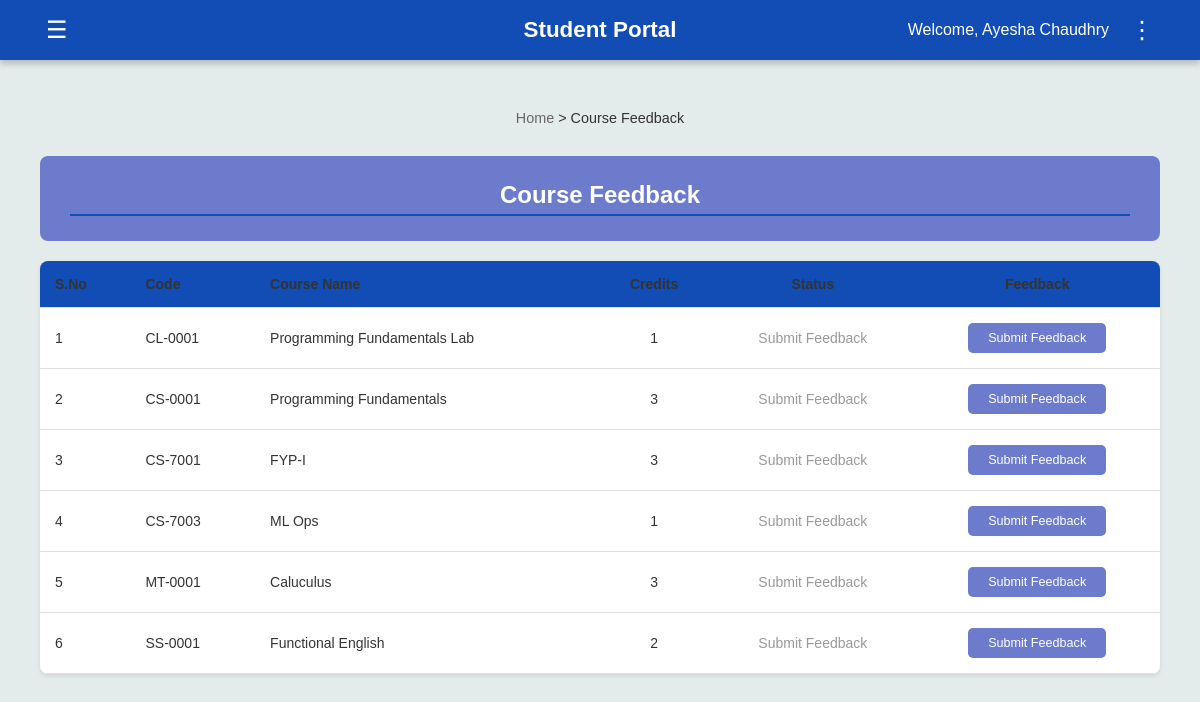
The app's page /student/feedback (signed in) with its own data.
### tables this page shows
CREATE TABLE students (
        Roll_No TEXT PRIMARY KEY,
        Name TEXT,
        Gender TEXT,
        DOB TEXT,
        CNIC TEXT,
        Email TEXT,
        Mobile_No TEXT,
        Current_Address TEXT,
        Permanent_Address TEXT,
        Home_Phone TEXT,
        Postal_Code TEXT,
        Password TEXT
    );

CREATE TABLE teachers (
            Teacher_ID TEXT PRIMARY KEY,
            Name TEXT,
            Gender TEXT,
            DOB TEXT,
            CNIC TEXT,
            Email TEXT,
            Mobile_No TEXT,
            Current_Address TEXT,
            Permanent_Address TEXT,
            Home_Phone TEXT,
            Postal_Code TEXT,
            Department TEXT,
            Course_Code TEXT,
            Course_Name TEXT
        );

### app.py (the view)
@app.route('/student/feedback', methods=['GET'])
def student_feedback_form():
    if 'user' not in session:
        flash('Please login as student', 'error')
        return redirect(url_for('student_login'))
    roll_no = session['user']
    conn = sqlite3.connect('flake.db')
    conn.row_factory = sqlite3.Row
    cur = conn.cursor()
    cur.execute("""
        SELECT Roll_No, Name
        FROM students
        WHERE Roll_No = ?
    """, (roll_no,))
    student = cur.fetchone()
    if not student:
        conn.close()
        flash("Student not found!", "danger")
        return redirect(url_for('student_home'))
    cur.execute("""
        SELECT DISTINCT
               e.Course_Code,
               c.Course_Name,
               c.Credit_Hr,
               t.Teacher_ID,
               t.Name AS Teacher_Name,
               CASE
                    WHEN f.id IS NOT NULL THEN 'Feedback Submitted'
                    ELSE 'Submit Feedback'
               END AS Status
        FROM enrollments e
        JOIN courses c ON e.Course_Code = c.Course_Code
        LEFT JOIN teacher_courses tc ON c.Course_Code = tc.Course_Code
        LEFT JOIN teachers t ON tc.Teacher_ID = t.Teacher_ID
        LEFT JOIN feedback f ON e.Roll_No = f.Roll_No AND e.Course_Code = f.Course_Code
        WHERE e.Roll_No = ?
        GROUP BY e.Course_Code
    """, (roll_no,))
    courses = cur.fetchall()
    conn.close()
    return render_template('student_feedback_list.html', courses=courses)

### templates/student_feedback_list.html (shortened to what this page needs)
<!DOCTYPE html>
<html lang="en">
  <head>
    <link rel="stylesheet" href="{{ url_for('static', filename='portal_template.css') }}" />
    <link rel="stylesheet" href="{{ url_for('static', filename='feedback_styles.css') }}" />
    <link rel="stylesheet" href="https://cdnjs.cloudflare.com/ajax/libs/font-awesome/6.5.0/css/all.min.css" />
  </head>
  <body>
    <header>
      <button class="left-btn" id="menuToggle">&#9776;</button>
      <h1 class="portal-title"><b>Student Portal</b></h1>
      <div class="user-info">
        <span>Welcome, {{ session.get('user_name', 'Student') }}</span>
        <button class="options-btn" id="optionsToggle">&#8942;</button>
      </div>
    </header>
    <main>
      <div class="breadcrumb">
        <span style="color: #666;">Home</span> > <span style="color: #333;">Course Feedback</span>
      </div>
      <div class="page-header">
        <h2>Course Feedback</h2>
      </div>
      <div class="table-container">
        <table>
          <thead>
            <tr>
              <th>S.No</th>
              <th>Code</th>
              <th>Course Name</th>
              <th style="text-align: center;">Credits</th>
              <th style="text-align: center;">Status</th>
              <th style="text-align: center;">Feedback</th>
            </tr>
          </thead>
          <tbody>
            {% if courses %}
              {% for course in courses %}
              <tr>
                <td>{{ loop.index }}</td>
                <td>{{ course.Course_Code }}</td>
                <td>{{ course.Course_Name }}</td>
                <td style="text-align: center;">{{ course.Credit_Hr }}</td>
                <td style="text-align: center;">
                  {% if course.Status == 'Feedback Submitted' %}
                    <span class="status-submitted">{{ course.Status }}</span>
                  {% else %}
                    <span class="status-pending">{{ course.Status }}</span>
                  {% endif %}
                </td>
                <td style="text-align: center;">
                  {% if course.Status == 'Submit Feedback' %}
                    <a href="{{ url_for('student_feedback_form_detail', course_code=course.Course_Code) }}"
                          class="btn btn-primary">
                          Submit Feedback
                    </a>
                  {% else %}
                    <span class="status-submitted">✓ Submitted</span>
                  {% endif %}
                </td>
              </tr>
              {% endfor %}
            {% else %}
              <tr>
                <td colspan="6" style="padding: 40px; text-align: center; color: #999;">
                  No courses available for feedback
                </td>
              </tr>
            {% endif %}
          </tbody>
        </table>
      </div>
    </main>
  </body>
</html>

### static/portal_template.css (style rules this page uses)
body { margin: 0; font-family: Arial, Helvetica, sans-serif; background-color: #E4EBEB; color: #333; }
header { background-color: #124DB5; display: flex; justify-content: space-between; align-items: center; padding: 15px 40px; color: white; box-shadow: 0 4px 6px rgba(0,0,0,0.2); position: relative; }
.left-btn, .options-btn { background: none; border: none; color: white; font-size: 24px; cursor: pointer; position: relative; }
.user-info { display: flex; align-items: center; gap: 15px; position: relative; }
main { padding: 40px; text-align: center; }
.portal-title { position: absolute; left: 50%; transform: translateX(-50%); font-size: 1.4rem; font-weight: bold; }
table { width: 100%; border-collapse: collapse; }
th, td { padding: 10px 12px; border-bottom: 1px solid #e0e0e0; text-align: left; font-size: 14px; }
th { background-color: #124DB5; color: white; }
h2 { border-bottom: 2px solid #124DB5; padding-bottom: 5px; margin-top: 30px; }

### static/feedback_styles.css (style rules this page uses)
.breadcrumb { font-size: 0.9em; margin-bottom: 20px; padding: 10px 0; }
.page-header { background: #6C7BCC; color: white; padding: 25px 30px; border-radius: 8px; margin-bottom: 20px; }
.page-header h2 { margin: 0; font-size: 1.5em; }
.table-container { background: white; border-radius: 8px; overflow: hidden; box-shadow: 0 2px 4px rgba(0,0,0,0.1); }
.table-container table { width: 100%; border-collapse: collapse; }
.table-container thead tr { background: #D5D8E8; }
.table-container th { padding: 15px; text-align: left; font-weight: 600; color: #333; }
.table-container td { padding: 15px; color: #333; }
.table-container tbody tr { border-bottom: 1px solid #E8E9F0; }
.status-pending { color: #999; }
.btn-primary { display: inline-block; background: #6C7BCC; color: white; padding: 8px 20px; border-radius: 5px; text-decoration: none; font-size: 0.9em; transition: background 0.3s; border: none; cursor: pointer; font-weight: 500; }

### records on screen
students: get "Ayesha Chaudhry"
teachers: Course_Code "CL-0001", Course_Name "Programming Fundamentals Lab", Credit_Hr "1", Status "Submit Feedback"
teachers: Course_Code "CS-0001", Course_Name "Programming Fundamentals", Credit_Hr "3", Status "Submit Feedback"
teachers: Course_Code "CS-7001", Course_Name "FYP-I", Credit_Hr "3", Status "Submit Feedback"
teachers: Course_Code "CS-7003", Course_Name "ML Ops", Credit_Hr "1", Status "Submit Feedback"
teachers: Course_Code "MT-0001", Course_Name "Caluculus", Credit_Hr "3", Status "Submit Feedback"
teachers: Course_Code "SS-0001", Course_Name "Functional English", Credit_Hr "2", Status "Submit Feedback"
